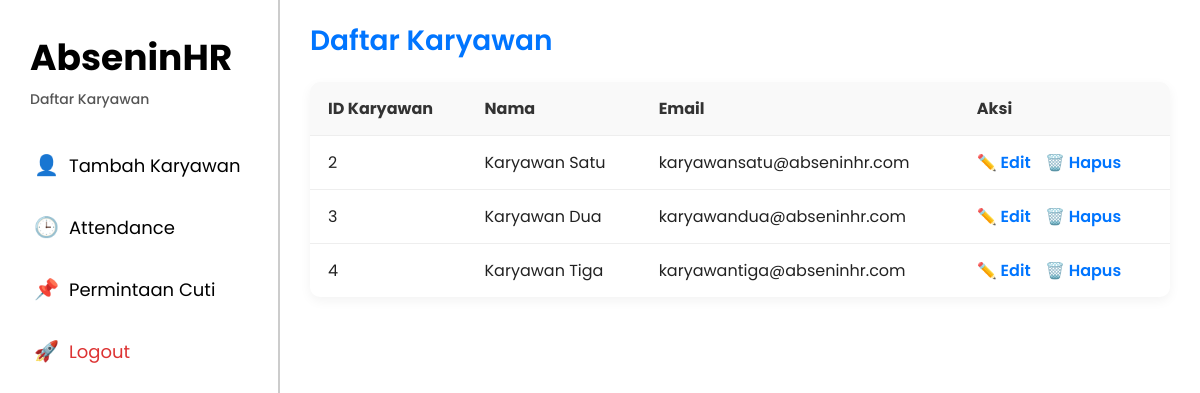
/admin/view_employees.php (signed in), run on the app's committed database.
### tables this page shows
CREATE TABLE employees (
    id INT AUTO_INCREMENT PRIMARY KEY,
    name VARCHAR(100) NOT NULL,
    email VARCHAR(100) NOT NULL UNIQUE,
    password VARCHAR(255) NOT NULL,
    role ENUM('admin','user') DEFAULT 'user'
);

### admin/view_employees.php (the view, shortened to what this page needs)
<?php
include '../config/db.php';
$sql = "SELECT * FROM employees WHERE role='user' ORDER BY id";
$result = $conn->query($sql);
?>
<!DOCTYPE html>
<html lang="id">
<head>
</head>
<body>
    <div class="wrapper">
        <aside class="sidebar">
            <header class="sidebar-header">
                <h1>AbseninHR</h1>
                <p>Daftar Karyawan</p>
            </header>
            <nav class="sidebar-nav">
                <ul class="menu">
                    <li><a href="add_employee.php"><span class="icon">👤</span> Tambah Karyawan</a></li>
                    <li><a href="view_attendance.php"><span class="icon">🕒</span> Attendance</a></li>
                    <li><a href="view_leave_requests.php"><span class="icon">📌</span> Permintaan Cuti</a></li>
                    <li><a href="../logout.php" class="logout"><span class="icon">🚀</span> Logout</a></li>
                </ul>
            </nav>
        </aside>
        <main class="content">
            <h2>Daftar Karyawan</h2>
            <table>
                <thead>
                    <tr>
                        <th>ID Karyawan</th>
                        <th>Nama</th>
                        <th>Email</th>
                        <th>Aksi</th>
                    </tr>
                </thead>
                <tbody>
                    <?php while ($row = $result->fetch_assoc()): ?>
                        <tr>
                            <td><?= $row['id'] ?></td>
                            <td><?= $row['name'] ?></td>
                            <td><?= $row['email'] ?></td>
                            <td>
                                <a href="edit_employee.php?id=<?= $row['id'] ?>">✏️ Edit</a>
                                <a href="delete_employee.php?id=<?= $row['id'] ?>"
                                    onclick="return confirm('Yakin hapus?')">🗑️ Hapus</a>
                            </td>
                        </tr>
                    <?php endwhile; ?>
                </tbody>
            </table>
        </main>
    </div>
</body>
</html>

### admin/view_employees.php (style rules this page uses)
* { font-family: 'Poppins', sans-serif; box-sizing: border-box; margin: 0; padding: 0; }
html, body { height: 100%; margin: 0; padding: 0; background-color: white; color: #222; }
body { display: flex; flex-direction: column; min-height: 100vh; }
.wrapper { flex: 1; display: flex; overflow: hidden; }
aside.sidebar { display: flex; flex-direction: column; border-right: 2px solid #ccc; width: 280px; min-height: 100vh; background-color: white; }
header.sidebar-header { padding: 30px 30px 20px 30px; user-select: none; }
header.sidebar-header h1 { font-weight: 700; font-size: 36px; color: black; margin-bottom: 4px; }
header.sidebar-header p { color: #555; font-size: 14px; font-weight: 500; }
nav.sidebar-nav { flex-grow: 1; padding: 10px 20px 30px 20px; }
nav.sidebar-nav ul.menu { list-style: none; }
nav.sidebar-nav ul.menu li { margin-bottom: 12px; }
nav.sidebar-nav ul.menu li a { display: flex; align-items: center; text-decoration: none; color: black; font-weight: 400; font-size: 18px; padding: 10px 14px; border-radius: 10px; transition: background-color 0.3s, color 0.3s; }
nav.sidebar-nav ul.menu li a.logout { color: #d33; padding-left: 14px; }
nav.sidebar-nav ul.menu li a span.icon { margin-right: 10px; font-size: 20px; user-select: none; }
main.content { flex-grow: 1; padding: 20px 30px; display: flex; flex-direction: column; overflow-y: auto; }
main.content h2 { font-weight: 600; font-size: 28px; color: #0075FF; margin-bottom: 20px; }
table { width: 100%; border-collapse: collapse; background: #fff; box-shadow: 0 4px 12px rgb(0 0 0 / 0.05); border-radius: 10px; overflow: hidden; }
th, td { padding: 14px 18px; text-align: left; font-size: 16px; border-bottom: 1px solid #eee; }
th { background-color: #f9f9f9; font-weight: 700; color: #333; }
td a { color: #0075FF; text-decoration: none; margin-right: 10px; font-weight: 600; }
tr:last-child td { border-bottom: none; }

### data on the page
employees: id "2", name "Karyawan Satu", email "karyawansatu@abseninhr.com"
employees: id "3", name "Karyawan Dua", email "karyawandua@abseninhr.com"
employees: id "4", name "Karyawan Tiga", email "karyawantiga@abseninhr.com"
